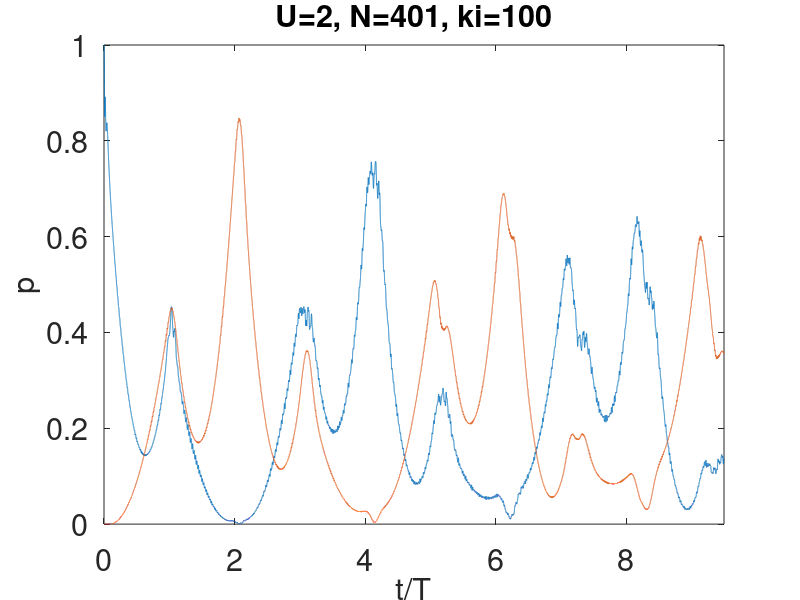

Recreate this plot in MATLAB.
% reflection of a bloch state by a barrier; numerics vs analytic
% 2018.05.07
clear all; close all; clc; myfont = 22;

L = 200;   N = 2*L+1;
ki = 100;
U = 2; lambda = 8;
delta = 2*sin(2*pi/N)*sin(2*pi*ki/N);
g = U/N;
T = 2*pi/delta;
dt = 0.0001*T;
nPeriod = 9.5;
Tmax = nPeriod*T;
tlist = 0:dt:Tmax;
plist = zeros(2, length(tlist));

xlist = -L:L;
xlist = xlist';
psii = (1/sqrt(N))*exp(i*(2*pi*ki/N)*xlist);
psir = (1/sqrt(N))*exp(i*(-2*pi*ki/N)*xlist);
% hamiltonian
H = zeros(N, N);
for s= 1:(N-1)
    H(s,s+1) = -1;     H(s+1,s) = -1;
end
H(1,N) = -1;  H(N,1) = -1;
for s = -L:L
    H(L+1+s, L+1+s) = U* exp(-s^2/lambda^2);
end
[VV,DD] = eig(H);
dd = diag(DD);

psi1 = VV'*psii;
for s = 1: length(tlist)
    time = (s-1)*dt;
    psi = VV*(exp(-i*time*dd).*psi1);
    plist(1,s) = abs(psi'*psii)^2;
    plist(2,s) = abs(psi'*psir)^2;
end

h1 = figure;
plot(tlist/T, plist)
set(gca,'fontsize',myfont)
xlim([0 nPeriod])
ylim([0 1])
xlabel('t/T','fontsize',myfont);
ylabel('p','fontsize',myfont);
str = strcat ('U=', num2str(U),', N=',num2str(N),', ki=',num2str(ki));
title(str,'fontsize',myfont)
